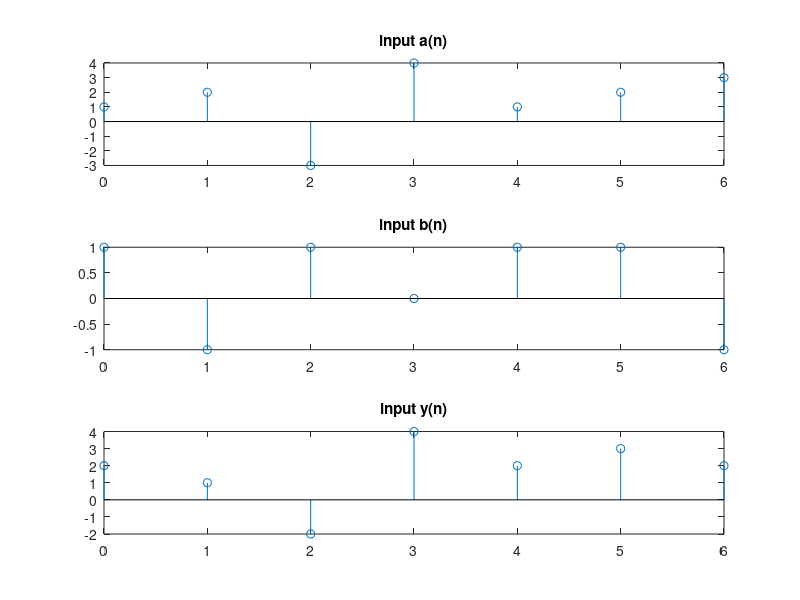

Here is the MATLAB script that generated this plot:
% ADD two Discrete Signals
clc
clear all
t = 0:1:6
a = [1 2 -3 4 1 2 3];

subplot(3,1,1)
stem(t,a)
title('input a(n)')

b = [1 -1 1 0 1 1 -1];
subplot(3,1,2)
stem(t,b)
title('input b(n)')

y = a+b;
subplot(3,1,3)
stem(t,y)
title('input y(n)')
